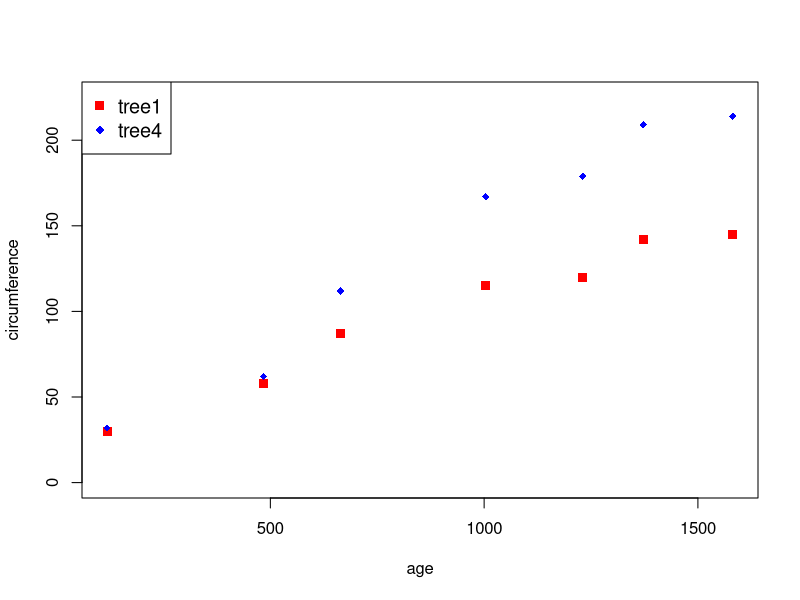
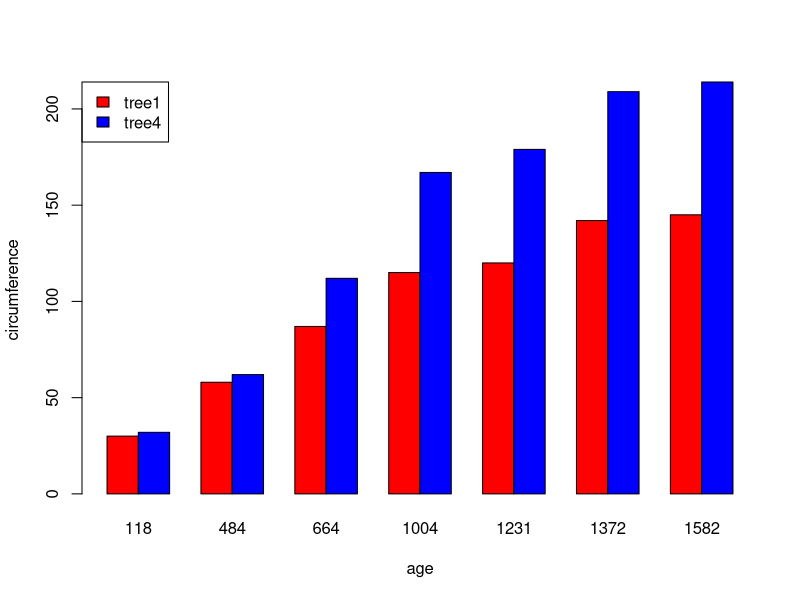

Write R code to recreate these figures, in order.
attach(Orange)
tree1 = Orange[Tree == 1,]
tree4 = Orange[Tree == 4,]
tree1_4 = rbind(tree1$circumference, tree4$circumference)
plot(tree1$age,tree1$circumference,cex=1.2,pch=15,xlab="age",ylab="circumference", ylim = c(0,225),col="red")
points(tree4$age,tree4$circumference, pch=18, col="blue")
legend(x="topleft",c("tree1","tree4"),cex=1.2, col=c("red","blue"),pch=c(15,18))
barplot(tree1_4,beside = T, names.arg = tree1$age, xlab = "age", ylab = "circumference",
        legend.text = c('tree1','tree4'), col= c('red','blue'), args.legend = list(x='topleft'))
